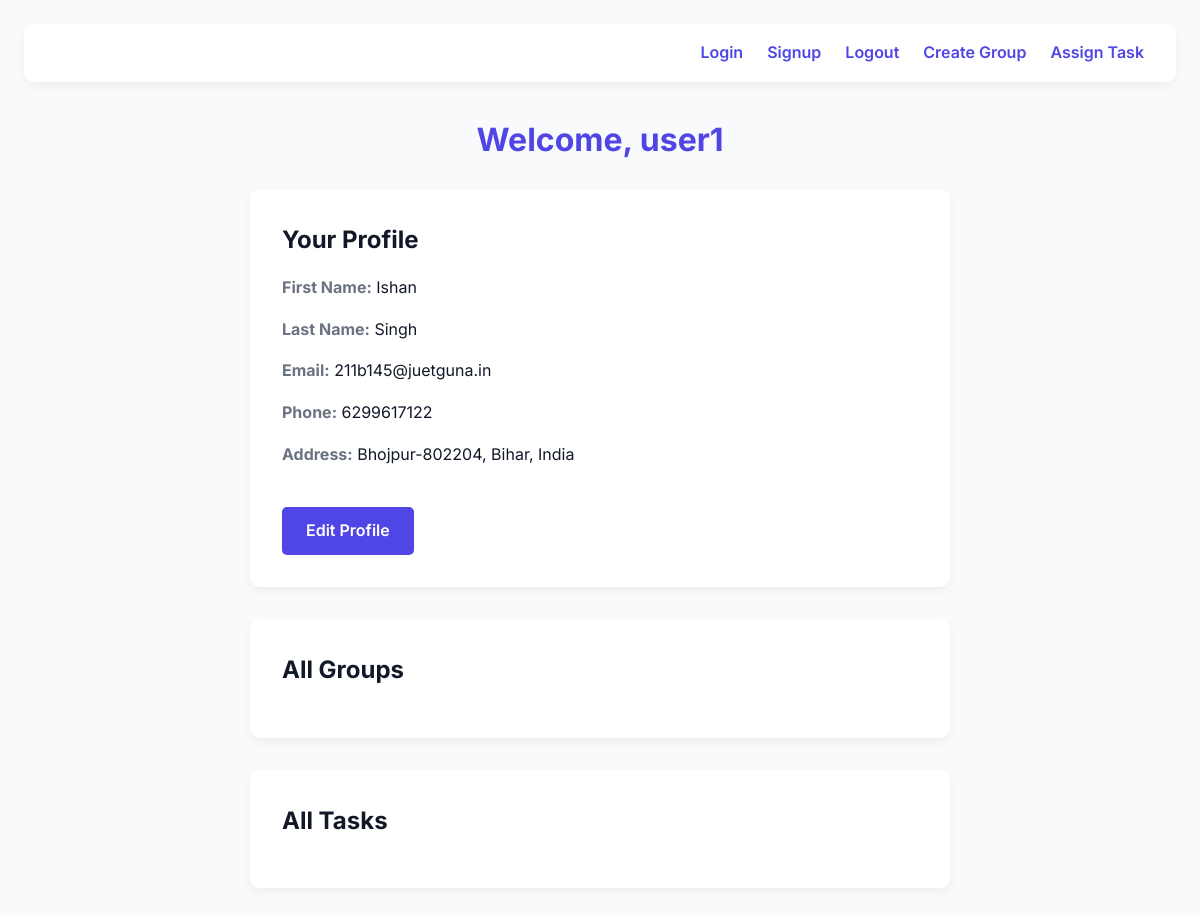
The app's page /admin-dashboard/ (signed in), older data.
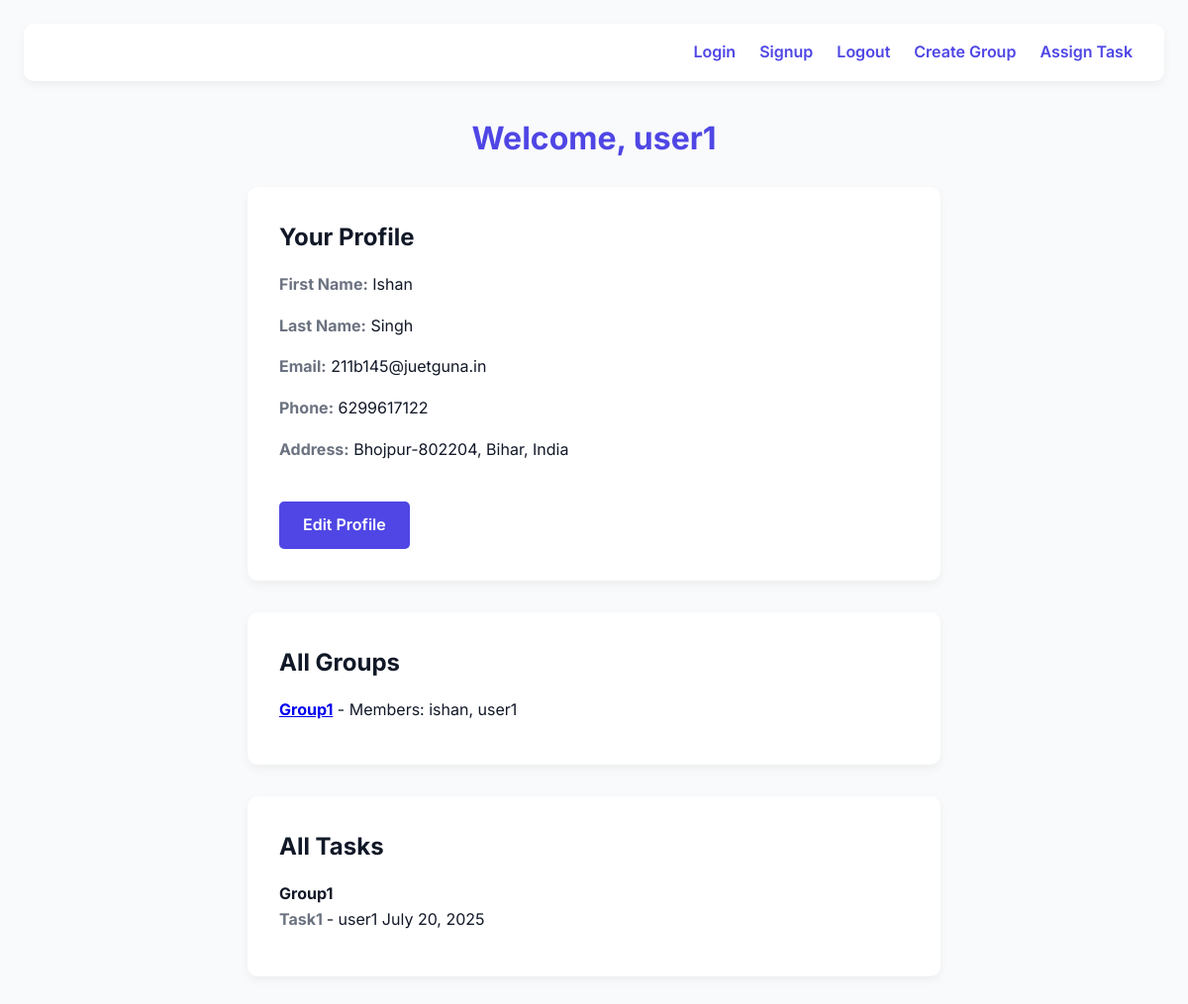
The same page, newer data.
### app/models.py (models this page shows, shortened)
class Profile(models.Model):
    user=models.OneToOneField(User,on_delete=models.CASCADE)
    firstname=models.CharField(max_length=20)
    lastname=models.CharField(max_length=20)
    email=models.EmailField()
    phone=models.IntegerField(blank=True,null=True)
    address=models.CharField(max_length=100,blank=True)

class Group(models.Model):
    name=models.CharField(max_length=100)
    members=models.ManyToManyField(User,related_name='user_groups')
    def __str__(self):
        return self.name

class Task(models.Model):
    group=models.ForeignKey(Group,on_delete=models.CASCADE)
    assigned_to=models.ForeignKey(User,on_delete=models.CASCADE)
    title=models.CharField(max_length=200)
    description=models.TextField()
    deadline=models.DateField()
    uploaded_file=models.FileField(upload_to='uploads/',blank=True,null=True)
    user_description=models.TextField(blank=True,null=True)
    is_completed=models.BooleanField(default=False)

### app/views.py (the view)
# urls.py: path('admin-dashboard/',admin_dashboard,name='admin-dashboard'),
def admin_dashboard(request):
    profile, created = Profile.objects.get_or_create(user=request.user)
    groups=Group.objects.filter(members=request.user)
    tasks=Task.objects.filter(group__in=groups)
    return render(request,'admin_dashboard.html',{ 'profile_detail':profile,'groups':groups,'tasks':tasks})

### app/templates/admin_dashboard.html (shortened to what this page needs)
{% load static %}
<!DOCTYPE html>
<html lang="en">
<head>
    <link rel="stylesheet" href="{% static 'style1.css' %}">
</head>
<body>
    <nav>
        <a href="/login/">Login</a>
        <a href="/signup/">Signup</a>
        <a href="/logout/">Logout</a>
        <a href="/create_group/">Create Group</a>
        <a href="/assign_task/">Assign Task</a>
    </nav>
    <h2>Welcome, {{ request.user.username }}</h2>
    <div class="profile-container">
        <h3>Your Profile</h3>
        <ul>
            <li><strong>First Name:</strong> {{ profile_detail.firstname }}</li>
            <li><strong>Last Name:</strong> {{ profile_detail.lastname }}</li>
            <li><strong>Email:</strong> {{ profile_detail.email }}</li>
            <li><strong>Phone:</strong> {{ profile_detail.phone }}</li>
            <li><strong>Address:</strong> {{ profile_detail.address }}</li>
            <a href="{% url 'admin_edit' %}">Edit Profile</a>
        </ul>
    </div>
    <div class="group-section">
        <h3>All Groups</h3>
        {% for group in groups %}
       <p>
        <strong><a href="{% url 'group_detail' group.id %}">{{ group.name }}</a></strong>
        - Members: {{ group.members.all|join:", " }}
       </p>
       {% endfor %}
    </div>
    <div class="task-section">
        <h3>All Tasks</h3>
        {% for task in tasks %}
        <h4>{{task.group}}</h4>
        <p><strong>{{task.title}}  </strong> - {{task.assigned_to.username}} {{task.deadline}}</p>
        {% endfor %}
    </div>
</body>
</html>

### app/static/style1.css (style rules this page uses)
:root { --primary-color: #4f46e5; --secondary-color: #f9fafb; --text-color: #111827; --muted-color: #6b7280; --bg-color: #ffffff; --card-shadow: 0 4px 10px rgba(0, 0, 0, 0.05); --border-radius: 10px; }
* { margin: 0; padding: 0; box-sizing: border-box; }
body { font-family: 'Inter', sans-serif; background-color: var(--secondary-color); color: var(--text-color); line-height: 1.6; padding: 1.5rem; }
nav { background-color: var(--bg-color); padding: 1rem 2rem; border-radius: var(--border-radius); display: flex; justify-content: flex-end; gap: 1.5rem; box-shadow: var(--card-shadow); margin-bottom: 2rem; }
nav a { text-decoration: none; color: var(--primary-color); font-weight: 600; transition: color 0.2s ease; }
h2 { text-align: center; margin-bottom: 1.5rem; font-size: 2rem; color: var(--primary-color); }
h3 { font-size: 1.5rem; margin-bottom: 1rem; }
.profile-container { max-width: 700px; margin: 0 auto; background-color: var(--bg-color); padding: 2rem; border-radius: var(--border-radius); box-shadow: var(--card-shadow); }
.profile-container ul { list-style: none; }
.profile-container li { margin-bottom: 1rem; font-size: 1rem; }
.profile-container strong { color: var(--muted-color); }
.profile-container a { display: inline-block; margin-top: 1.5rem; padding: 0.7rem 1.5rem; background-color: var(--primary-color); color: #fff; border-radius: 5px; text-decoration: none; font-weight: 600; transition: background-color 0.3s ease; }
.group-section { max-width: 700px; margin: 2rem auto; background-color: var(--bg-color); padding: 2rem; border-radius: var(--border-radius); box-shadow: var(--card-shadow); }
.group-section p { font-size: 1rem; margin-bottom: 0.8rem; line-height: 1.4; }
.group-section strong { color: var(--primary-color); }
.task-section { max-width: 700px; margin: 2rem auto; background-color: var(--bg-color); padding: 2rem; border-radius: var(--border-radius); box-shadow: var(--card-shadow); }
.task-section p { font-size: 1rem; margin-bottom: 0.8rem; }
.task-section strong { color: var(--muted-color); }

Row changes from the older to the newer data that the page shows:
added Group: name "Group1", members.all "ishan, user1"
added Task: group "Group1", title "Task1", assigned_to.username "user1", deadline "July 20, 2025"
